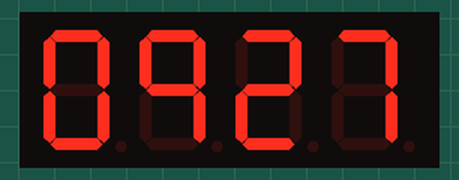
Simulated run of this sketch. Board: Arduino Uno, built with avr-gcc and run on an emulated ATmega328P. Shown: 4-digit seven-segment display. Wiring (inferred from the names in the program): 4-digit 7-segment display, segments lit when HIGH: segments pin 3, pin 5, pin 9, pin 2, pin 11, pin 4, pin 8, pin 10; digit selects pin 13, pin 12, pin 6, pin 7. The segment pins are drawn as the display they are named for.

Above: at 0.1 s.
At 1.4 s:
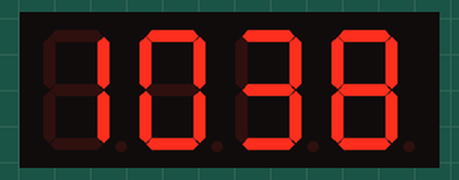
At 2.6 s:
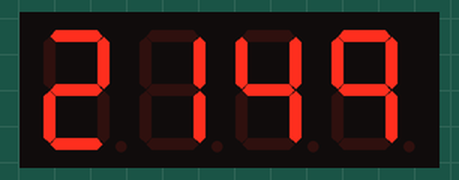
At 5.0 s:
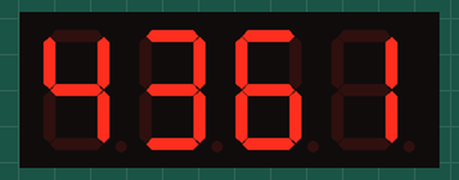
At 7.5 s:
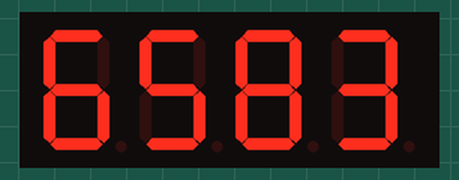
At 11.1 s:
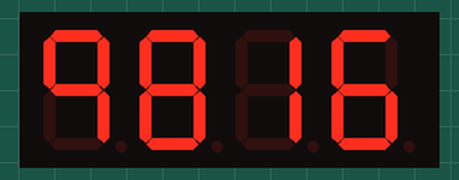

Measured:
- by itself, everything shown: repeats every 12.3 s, in 10 steps
- what the display in image 0 shows lasts 1.2 s, from 0.1 s to 1.3 s
- what the display in image 5 shows lasts 1.2 s, from 11.1 s to 12.3 s

The sketch:

TickingClock.ino
```cpp
// Clock face display pins
int pin_a = 3;
int pin_b = 5;
int pin_f = 4;
int pin_e = 11;
int pin_d = 2;
int pin_c = 9;
int pin_dp = 10;
int pin_g = 8;

//Change which thing is lighting up
int pin_1 = 13;
int pin_2 = 12;
int pin_3 = 6;
int pin_4 = 7;

void drawZero(){
  //Turn on
  digitalWrite(pin_a, HIGH);
  digitalWrite(pin_f, HIGH);
  digitalWrite(pin_b, HIGH);
  digitalWrite(pin_e, HIGH);
  digitalWrite(pin_c, HIGH);
  digitalWrite(pin_d, HIGH);

  //Turn off
  digitalWrite(pin_g, LOW);
}

void drawOne(){
  //Turn on
  digitalWrite(pin_b, HIGH);
  digitalWrite(pin_c, HIGH);

  //Turn off
  digitalWrite(pin_a, LOW);
  digitalWrite(pin_f, LOW);
  digitalWrite(pin_g, LOW);
  digitalWrite(pin_e, LOW);
  digitalWrite(pin_d, LOW);


}

void drawTwo(){
  //Turn on
  digitalWrite(pin_a, HIGH);
  digitalWrite(pin_b, HIGH);
  digitalWrite(pin_g, HIGH);
  digitalWrite(pin_e, HIGH);
  digitalWrite(pin_d, HIGH);

  //Turn off
  digitalWrite(pin_f, LOW);
  digitalWrite(pin_c, LOW);

}

void drawThree(){
  //Turn on
  digitalWrite(pin_a, HIGH);
  digitalWrite(pin_b, HIGH);
  digitalWrite(pin_g, HIGH);
  digitalWrite(pin_c, HIGH);
  digitalWrite(pin_d, HIGH);

  //Turn off
  digitalWrite(pin_f, LOW);
  digitalWrite(pin_e, LOW);


}

void drawFour(){
  //Turn on
  digitalWrite(pin_f, HIGH);
  digitalWrite(pin_g, HIGH);
  digitalWrite(pin_b, HIGH);
  digitalWrite(pin_c, HIGH);

  //Turn off
  digitalWrite(pin_a, LOW);
  digitalWrite(pin_e, LOW);
  digitalWrite(pin_d, LOW);

}

void drawFive(){
  //Turn on
  digitalWrite(pin_a, HIGH);
  digitalWrite(pin_f, HIGH);
  digitalWrite(pin_g, HIGH);
  digitalWrite(pin_c, HIGH);
  digitalWrite(pin_d, HIGH);

  //turn off
  digitalWrite(pin_b, LOW);
  digitalWrite(pin_e, LOW);
}

void drawSix(){
  digitalWrite(pin_a, HIGH);
  digitalWrite(pin_f, HIGH);
  digitalWrite(pin_g, HIGH);
  digitalWrite(pin_e, HIGH);
  digitalWrite(pin_c, HIGH);
  digitalWrite(pin_d, HIGH);

  digitalWrite(pin_b, LOW);

}

void drawSeven(){
  digitalWrite(pin_a, HIGH);
  digitalWrite(pin_b, HIGH);
  digitalWrite(pin_c, HIGH);

  digitalWrite(pin_f, LOW);
  digitalWrite(pin_g, LOW);
  digitalWrite(pin_e, LOW);
  digitalWrite(pin_d, LOW);

}

void drawEight(){
  digitalWrite(pin_a, HIGH);
  digitalWrite(pin_b, HIGH);
  digitalWrite(pin_c, HIGH);
  digitalWrite(pin_d, HIGH);
  digitalWrite(pin_e, HIGH);
  digitalWrite(pin_f, HIGH);
  digitalWrite(pin_g, HIGH);
}

void drawNine(){
  digitalWrite(pin_a, HIGH);
  digitalWrite(pin_b, HIGH);
  digitalWrite(pin_f, HIGH);
  digitalWrite(pin_g, HIGH);
  digitalWrite(pin_c, HIGH);

  digitalWrite(pin_e, LOW);
  digitalWrite(pin_d, LOW);
}

// List to call different functions
void (*drawFunctions[10])() = {
  drawZero, drawOne, drawTwo, drawThree, drawFour,
  drawFive, drawSix, drawSeven, drawEight, drawNine
};


void setup() {
  // put your setup code here, to run once:
  pinMode(pin_a, OUTPUT);
  pinMode(pin_b, OUTPUT);
  pinMode(pin_c, OUTPUT);
  pinMode(pin_d, OUTPUT);
  pinMode(pin_e, OUTPUT);
  pinMode(pin_f, OUTPUT);
  pinMode(pin_g, OUTPUT);
  pinMode(pin_dp, OUTPUT);

  pinMode(pin_1, OUTPUT);
  pinMode(pin_2, OUTPUT);
  pinMode(pin_3, OUTPUT);
  pinMode(pin_4, OUTPUT);


}

//ticker
int tick = 1000;
int counter = 0;

//Inital starts
int start_1 = 0;
int start_2 = 9;
int start_3 = 2;
int start_4 = 7;


void loop() {
  // put your main code here, to run repeatedly:

  digitalWrite(pin_1, LOW);

  drawFunctions[(counter+start_1)%10]();
  delay(3);
  digitalWrite(pin_1, HIGH);

  digitalWrite(pin_2, LOW);
  drawFunctions[(counter+start_2)%10]();
  delay(3);
  digitalWrite(pin_2, HIGH);

  digitalWrite(pin_3, LOW);
  drawFunctions[(counter+start_3)%10]();
  delay(3);
  digitalWrite(pin_3, HIGH);


  digitalWrite(pin_4, LOW);
  drawFunctions[(counter+start_4)%10]();
  delay(3);
  digitalWrite(pin_4, HIGH);

  tick = tick + 1.0000000001;

  if (tick < 100){
    counter = 0;
  }
  else if (tick >= 100 && tick < 200){
      counter = 1;
  }
  else if (tick >= 200 && tick < 300){
      counter = 2;
  }
  else if (tick >= 300 && tick < 400){
      counter = 3;
  }
  else if (tick >= 400 && tick < 500){
      counter = 4;
  }
  else if (tick >= 500 && tick < 600){
      counter = 5;
  }
  else if (tick >= 600 && tick < 700){
      counter = 6;
  }
else if (tick >= 700 && tick < 800){
    counter = 7;
}
else if (tick >= 800 && tick < 900){
    counter = 8;
}
else {
    counter = 9;
}

if (tick > 1000){
  tick = 0;
}


}
```
